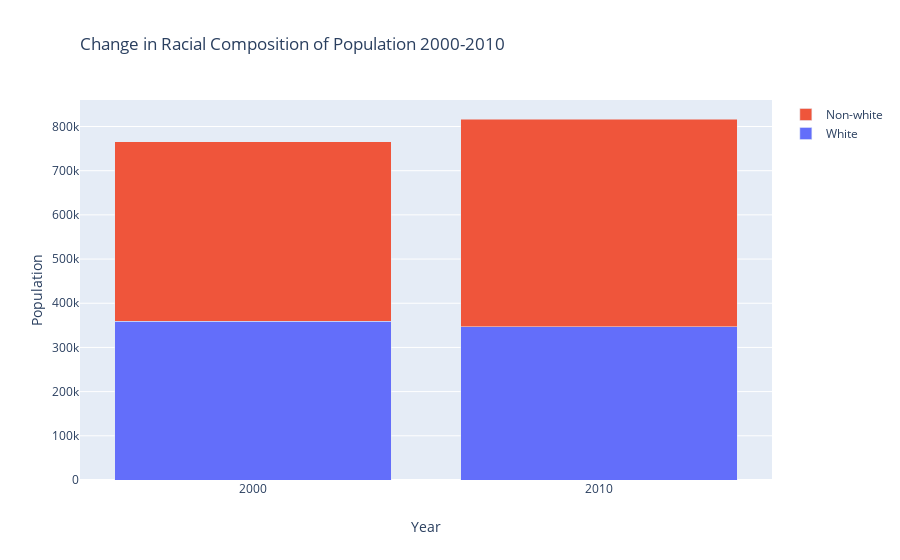

Notebook code for this chart:
### Code cell
# bar chart showing breakup of white vs. non -white pop in boston 2000 vs. 2010
import plotly.graph_objects as go



fig = go.Figure(data=[go.Bar(name='White', x=['2000','2010'], y=[df_2000.NHWHT00.sum(),df_2010.nhwht10.sum()]),
                      go.Bar(name='Non-white', x=['2000','2010'], y=[df_2000[['NHBLK00','NTV00','ASIAN00','HISP00',
                                                   'HAW00','INDIA00','CHINA00','FILIP00',
                                                   'JAPAN00','KOREA00','VIET00','MEX00',
                                                   'PR00','CUBAN00']].sum().sum(),
                                          df_2010[['nhblk10','ntv10','asian10','hisp10',
                                                   'haw10','india10','china10','filip10',
                                                   'japan10','korea10','viet10','mex10',
                                                   'pr10','cuban10']].sum().sum()])])
# Change the bar mode
fig.update_layout(title=
                  go.layout.Title(text='Change in Racial Composition of Population 2000-2010',
                                  xref='paper',
                                 x=0),
                  barmode='stack',
                  xaxis=
                  go.layout.XAxis(
                     title=go.layout.xaxis.Title(
                     text='Year'),
                      tickmode='array',
                      tickvals=[2000,2010],
                      ticktext=[2000,2010]),
                  yaxis=go.layout.YAxis(
                      title=go.layout.yaxis.Title(
                      text='Population')
                 ))
fig.show()

### Figure 1 — Plotly figure (JSON) as saved in the notebook; plotly's stock layout.template omitted (floating-point values rounded to 4 significant figures)
{"data": [{"name": "White", "type": "bar", "x": ["2000", "2010"], "y": [359600.0, 346979]}, {"name": "Non-white", "type": "bar", "x": ["2000", "2010"], "y": [405900.0, 469990]}], "layout": {"barmode": "stack", "title": {"text": "Change in Racial Composition of Population 2000-2010", "x": 0, "xref": "paper"}, "xaxis": {"tickmode": "array", "ticktext": [2000, 2010], "tickvals": [2000, 2010], "title": {"text": "Year"}}, "yaxis": {"title": {"text": "Population"}}}}
